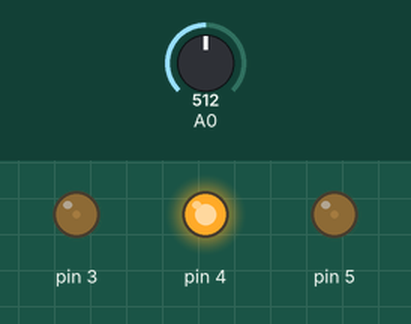
A sketch run on a simulated Arduino Uno, built with avr-gcc and run on an emulated ATmega328P. Parts: output pins drawn as LEDs (lit = HIGH). The test bench sets the inputs (shaded band); at power-on: A0 = 512.

Above: at 1.2 s.
1.3 s: A0 set to 716
At 2.5 s:
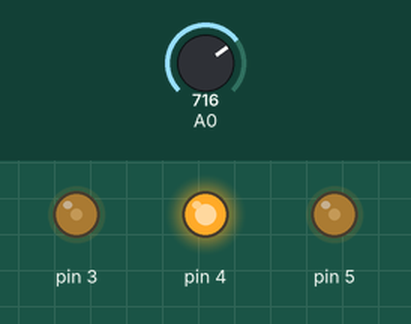
2.8 s: A0 set to 900
At 4.0 s:
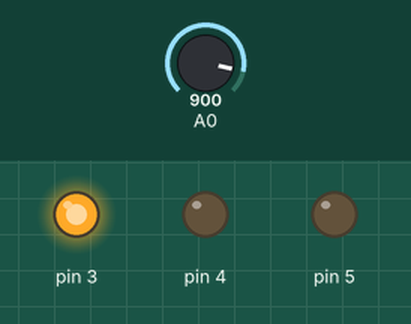
4.3 s: A0 set to 1023
At 5.5 s:
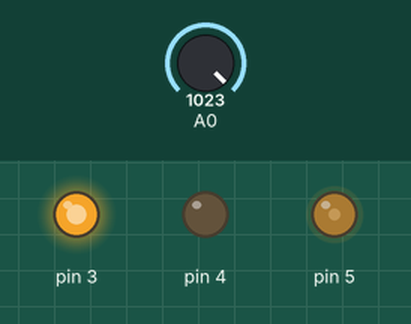
5.8 s: A0 set to 511
At 7.0 s:
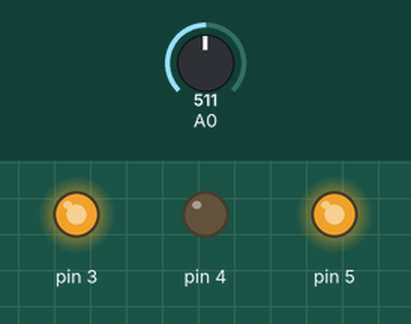
7.3 s: A0 set to 306
At 8.5 s:
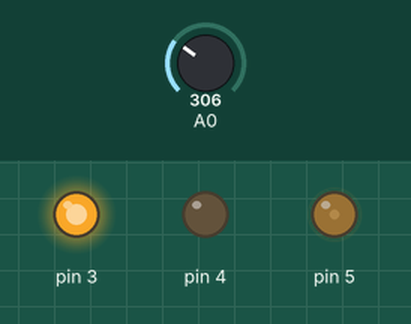
Timing chart, 0 to 9.8 s (numbered marks = the images above; inputs shaded):
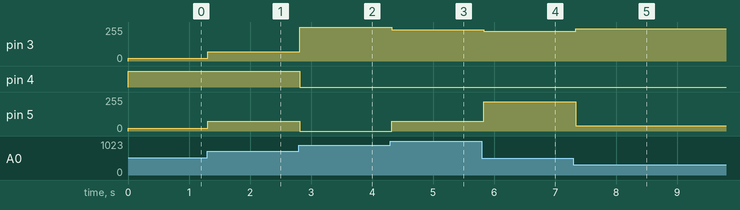

The sketch:

potentiometer_RGB_LED.ino
```cpp
int parameter = 0;
int red = 0;
int green = 0;
int blue = 0;

void setup() {
    Serial.begin(9600);
    pinMode(3,OUTPUT);
    pinMode(4,OUTPUT);
    pinMode(5,OUTPUT);
}


void loop() {

    float parameter = analogRead(A0);

    red = abs(255*sin(parameter));
    green = abs(255*cos(parameter));
    blue = abs(255*tan(parameter));

    analogWrite(3, red);
    analogWrite(4, green);
    analogWrite(5, blue);

    delay(100);
}
```

Measured:
- after the input at 1.3 s, pin 3: 20/255 → 71/255 at once; pin 5: 20/255 → 74/255 at once
- after the input at 2.8 s, pin 3: 71/255 → 254/255 at once; pin 4: HIGH → LOW at once; pin 5: 74/255 → 0/255 at once
- after the input at 4.3 s, pin 3: 254/255 → 233/255 at once; pin 5: 0/255 → 72/255 at once
- after the input at 5.8 s, pin 3: 233/255 → 224/255 at once; pin 5: 72/255 → 220/255 at once
- after the input at 7.3 s, pin 3: 224/255 → 243/255 at once; pin 5: 220/255 → 41/255 at once
